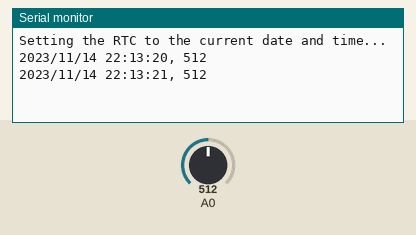
Simulated run of this sketch. Board: Arduino Uno, built with avr-gcc and run on an emulated ATmega328P. Parts: the last lines printed to the serial monitor. The test bench sets the inputs (shaded band); at power-on: A0 = 512. The local clock reads 2024-03-15 10:24:30 at power-on unless the sketch sets it.

Above: at 1.8 s.
1.9 s: A0 set to 716
At 2.4 s:
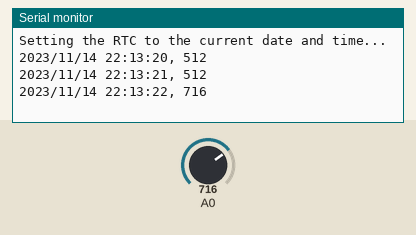
3.4 s: A0 set to 900
At 4.8 s:
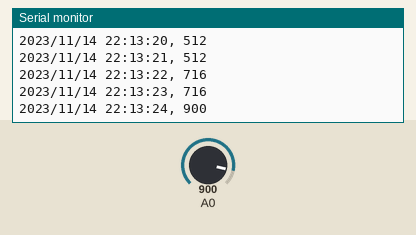
Timing chart, 0 to 6.4 s (numbered marks = the images above; inputs shaded):
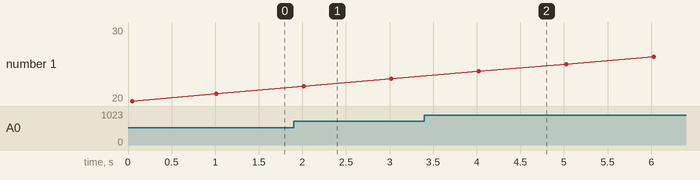

Measured:
- after the input at 1.9 s, the serial monitor: prints a new line after 0.12 s (image 1)
- after the input at 3.4 s, the serial monitor: prints a new line after 0.62 s (image 2)

The sketch:

RTC.ino
```cpp
/* RTC.ino: Date and time functions using a DS1307 RTC (real time clock)
 * connected via I2C and Wire lib.
 * Author: D. Dubins
 * Date: 07-Apr-25
 * Adapted from: timestamp.h, Adafruit RTClib v2.1.4
 *
 * This program requires the RTClib by Adafruit library,
 * available through the Library Manager.
 * Last compiled with RTClib v2.1.4.
 *
 * Connections:
 * RTC DS1307 - Uno:
 * ------------------
 * GND - GND
 * Vcc - 5V
 * SDA - SDA
 * SCL - SCL
 * SQW - NC (not connected)
 */

#include <SD.h>
#include <Wire.h>
#include <SPI.h>
#include <RTClib.h>

RTC_DS1307 RTC;

void setup() {
  Serial.begin(9600);
  Wire.begin();
  RTC.begin();
  if (!RTC.isrunning()) {
    Serial.println("RTC is NOT running!");
  } else {
    // The following two lines sets the RTC to the date & time the sketch compiles.
    // Uncomment it & upload to set the time, date and start run the RTC.
    // This only needs to be set once for the RTC to keep track of time.
    Serial.println("Setting the RTC to the current date and time...");
    RTC.adjust(DateTime(__DATE__, __TIME__));
    // To set the time to an explicit date/time manually
    // (for the below example, April 7, 2025 at 3:00pm):
    //RTC.adjust(DateTime(2025, 4, 7, 15, 0, 0));
  }
}

void loop() {
  DateTime now = RTC.now();
  Serial.print(timeStamp(now));
  Serial.print(", "); // print comma for CSV format
  Serial.println(analogRead(A0));  // print some measured reading after timestamp
  delay(1000);
}

String timeStamp(DateTime t) {
  String stamp="";
  stamp+=String(t.year(), DEC);              // add year to string
  stamp+="/";
  stamp+=String(t.month() < 10 ? "0" : "");  // print leading zero if needed
  stamp+=String(t.month(), DEC);             // add month to string
  stamp+="/";
  stamp+=String(t.day() < 10 ? "0" : "");    // print leading zero if needed
  stamp+=String(t.day(), DEC);               // add day to string
  stamp+=" ";
  stamp+=String(t.hour() < 10 ? "0" : "");   // print leading zero if needed
  stamp+=String(t.hour(), DEC);              // add hours to string
  stamp+=":";
  stamp+=String(t.minute() < 10 ? "0" : "");  // print leading zero if needed
  stamp+=String(t.minute(), DEC);             // add minutes to string
  stamp+=":";
  stamp+=String(t.second() < 10 ? "0" : "");  // print leading zero if needed
  stamp+=String(t.second(), DEC);             // add seconds to string
  return stamp;
}
```
